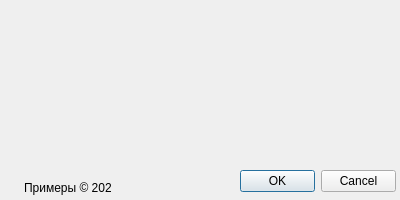
<?xml version="1.0" encoding="UTF-8"?>
<ui version="4.0">
 <class>Dialog</class>
 <widget class="QDialog" name="Dialog">
  <property name="windowModality">
   <enum>Qt::ApplicationModal</enum>
  </property>
  <property name="geometry">
   <rect>
    <x>0</x>
    <y>0</y>
    <width>400</width>
    <height>200</height>
   </rect>
  </property>
  <property name="minimumSize">
   <size>
    <width>400</width>
    <height>200</height>
   </size>
  </property>
  <property name="maximumSize">
   <size>
    <width>400</width>
    <height>200</height>
   </size>
  </property>
  <property name="windowTitle">
   <string>Рисование линий</string>
  </property>
  <property name="modal">
   <bool>true</bool>
  </property>
  <widget class="QDialogButtonBox" name="buttons">
   <property name="geometry">
    <rect>
     <x>240</x>
     <y>170</y>
     <width>156</width>
     <height>23</height>
    </rect>
   </property>
   <property name="standardButtons">
    <set>QDialogButtonBox::Cancel|QDialogButtonBox::Ok</set>
   </property>
  </widget>
  <widget class="QWidget" name="layoutWidget">
   <property name="geometry">
    <rect>
     <x>2</x>
     <y>179</y>
     <width>109</width>
     <height>18</height>
    </rect>
   </property>
   <layout class="QHBoxLayout" name="logoLayout">
    <item>
     <widget class="QLabel" name="logo">
      <property name="minimumSize">
       <size>
        <width>16</width>
        <height>16</height>
       </size>
      </property>
      <property name="maximumSize">
       <size>
        <width>16</width>
        <height>16</height>
       </size>
      </property>
      <property name="text">
       <string/>
      </property>
     </widget>
    </item>
    <item>
     <widget class="QLabel" name="copyright">
      <property name="text">
       <string>Примеры © 2020</string>
      </property>
     </widget>
    </item>
   </layout>
  </widget>
 </widget>
 <resources/>
 <connections>
  <connection>
   <sender>buttons</sender>
   <signal>accepted()</signal>
   <receiver>Dialog</receiver>
   <slot>accept()</slot>
   <hints>
    <hint type="sourcelabel">
     <x>249</x>
     <y>178</y>
    </hint>
    <hint type="destinationlabel">
     <x>246</x>
     <y>199</y>
    </hint>
   </hints>
  </connection>
  <connection>
   <sender>buttons</sender>
   <signal>rejected()</signal>
   <receiver>Dialog</receiver>
   <slot>reject()</slot>
   <hints>
    <hint type="sourcelabel">
     <x>347</x>
     <y>182</y>
    </hint>
    <hint type="destinationlabel">
     <x>330</x>
     <y>199</y>
    </hint>
   </hints>
  </connection>
 </connections>
</ui>
